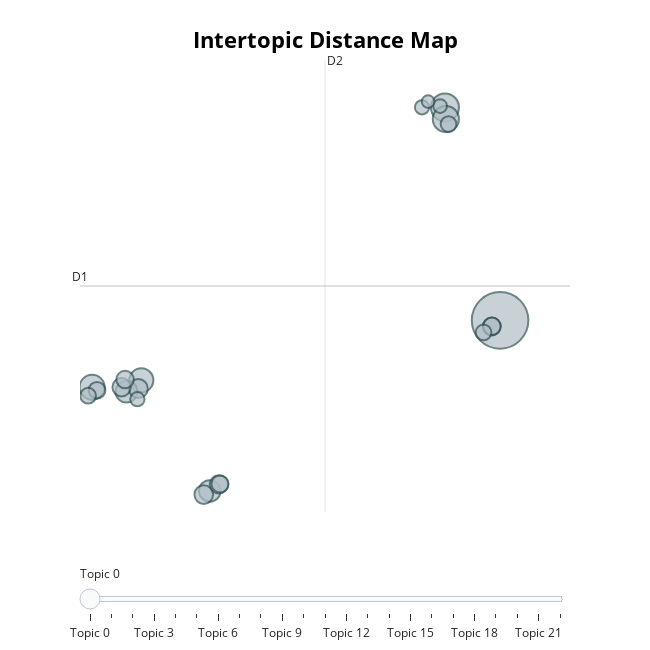

The notebook cell this image was saved under:
### Code cell
topic_model.visualize_topics()

### Figure 1 — Plotly figure (JSON) as saved in the notebook; plotly's stock layout.template omitted (floating-point values rounded to 4 significant figures)
{"data": [{"customdata": [[0, "ethics | ethical | ai | to | of", 220], [1, "education | in | generative | higher | ai", 54], [2, "art | generative | artmaking | from | creativity", 47], [3, "generative | ai | with | transformer | pretrained", 43], [4, "financial | generative | business | customer | marketing", 40], [5, "imaging | medical | discovery | generative | healthcare", 33], [6, "index | monsters | super | humans | ai", 32], [7, "chatgpt | large | language | models | conversational", 25], [8, "details | thanks | frontmatter | bibliographic | nationalbibliothek", 24], [9, "misinformation | generative | from | apathy | left", 23], [10, "governance | democratic | deliberation | global | the", 23], [11, "academic | ethics | plagiarism | writing | education", 22], [12, "ethics | research | generative | medical | communitybased", 21], [13, "workers | job | work | resource | into", 21], [14, "hype | risks | risk | catastrophic | addressing", 20], [15, "adversarial | texttoimage | image | network | networks", 19], [16, "copyright | infringement | ip | legal | comparative", 17], [17, "introduction | chapter | to | visualization | foundations", 17], [18, "preservation | interdisciplinary | cultural | review | approach", 17], [19, "art | ethics | aesthetics | and | digital", 14], [20, "software | llms | engineering | implementation | using", 14], [21, "art | education | creativity | classroom | digital", 13], [22, "art | literacy | intelligence | institute | miseducation", 11]], "hovertemplate": "<b>Topic %{customdata[0]}</b><br>%{customdata[1]}<br>Size: %{customdata[2]}", "legendgroup": "", "marker": {"color": "#B0BEC5", "line": {"color": "DarkSlateGrey", "width": 2}, "size": [220, 54, 47, 43, 40, 33, 32, 25, 24, 23, 23, 22, 21, 21, 20, 19, 17, 17, 17, 14, 14, 13, 11], "sizemode": "area", "sizeref": 0.1375, "symbol": "circle"}, "mode": "markers", "name": "", "orientation": "v", "showlegend": false, "type": "scatter", "x": [17.09, 15.07, 15.1, 2.135, 3.939, 3.395, 6.448, 3.828, 6.229, 3.216, 6.781, 16.78, 16.79, 3.344, 6.824, 2.316, 16.48, 1.99, 15.2, 14.23, 3.794, 14.89, 14.45], "xaxis": "x", "y": [2.921, 13.58, 13.0, -0.4264, -0.08261, -0.6498, -5.623, -0.4903, -5.807, -0.4287, -5.295, 2.614, 2.623, -0.04354, -5.271, -0.5773, 2.315, -0.8543, 12.75, 13.59, -1.027, 13.66, 13.88], "yaxis": "y"}], "layout": {"annotations": [{"showarrow": false, "text": "D1", "x": 1.691, "y": 4.642, "yshift": 10}, {"showarrow": false, "text": "D2", "x": 10.67, "xshift": 10, "y": 15.96}], "height": 650, "hoverlabel": {"bgcolor": "white", "font": {"family": "Rockwell", "size": 16}}, "legend": {"itemsizing": "constant", "tracegroupgap": 0}, "margin": {"t": 60}, "shapes": [{"line": {"color": "#CFD8DC", "width": 2}, "type": "line", "x0": 10.67, "x1": 10.67, "y0": -6.678, "y1": 15.96}, {"line": {"color": "#9E9E9E", "width": 2}, "type": "line", "x0": 1.691, "x1": 19.65, "y0": 4.642, "y1": 4.642}], "sliders": [{"active": 0, "pad": {"t": 50}, "steps": [{"args": [{"marker.color": [["red", "#B0BEC5", "#B0BEC5", "#B0BEC5", "#B0BEC5", "#B0BEC5", "#B0BEC5", "#B0BEC5", "#B0BEC5", "#B0BEC5", "#B0BEC5", "#B0BEC5", "#B0BEC5", "#B0BEC5", "#B0BEC5", "#B0BEC5", "#B0BEC5", "#B0BEC5", "#B0BEC5", "#B0BEC5", "#B0BEC5", "#B0BEC5", "#B0BEC5"]]}], "label": "Topic 0", "method": "update"}, {"args": [{"marker.color": [["#B0BEC5", "red", "#B0BEC5", "#B0BEC5", "#B0BEC5", "#B0BEC5", "#B0BEC5", "#B0BEC5", "#B0BEC5", "#B0BEC5", "#B0BEC5", "#B0BEC5", "#B0BEC5", "#B0BEC5", "#B0BEC5", "#B0BEC5", "#B0BEC5", "#B0BEC5", "#B0BEC5", "#B0BEC5", "#B0BEC5", "#B0BEC5", "#B0BEC5"]]}], "label": "Topic 1", "method": "update"}, {"args": [{"marker.color": [["#B0BEC5", "#B0BEC5", "red", "#B0BEC5", "#B0BEC5", "#B0BEC5", "#B0BEC5", "#B0BEC5", "#B0BEC5", "#B0BEC5", "#B0BEC5", "#B0BEC5", "#B0BEC5", "#B0BEC5", "#B0BEC5", "#B0BEC5", "#B0BEC5", "#B0BEC5", "#B0BEC5", "#B0BEC5", "#B0BEC5", "#B0BEC5", "#B0BEC5"]]}], "label": "Topic 2", "method": "update"}, {"args": [{"marker.color": [["#B0BEC5", "#B0BEC5", "#B0BEC5", "red", "#B0BEC5", "#B0BEC5", "#B0BEC5", "#B0BEC5", "#B0BEC5", "#B0BEC5", "#B0BEC5", "#B0BEC5", "#B0BEC5", "#B0BEC5", "#B0BEC5", "#B0BEC5", "#B0BEC5", "#B0BEC5", "#B0BEC5", "#B0BEC5", "#B0BEC5", "#B0BEC5", "#B0BEC5"]]}], "label": "Topic 3", "method": "update"}, {"args": [{"marker.color": [["#B0BEC5", "#B0BEC5", "#B0BEC5", "#B0BEC5", "red", "#B0BEC5", "#B0BEC5", "#B0BEC5", "#B0BEC5", "#B0BEC5", "#B0BEC5", "#B0BEC5", "#B0BEC5", "#B0BEC5", "#B0BEC5", "#B0BEC5", "#B0BEC5", "#B0BEC5", "#B0BEC5", "#B0BEC5", "#B0BEC5", "#B0BEC5", "#B0BEC5"]]}], "label": "Topic 4", "method": "update"}, {"args": [{"marker.color": [["#B0BEC5", "#B0BEC5", "#B0BEC5", "#B0BEC5", "#B0BEC5", "red", "#B0BEC5", "#B0BEC5", "#B0BEC5", "#B0BEC5", "#B0BEC5", "#B0BEC5", "#B0BEC5", "#B0BEC5", "#B0BEC5", "#B0BEC5", "#B0BEC5", "#B0BEC5", "#B0BEC5", "#B0BEC5", "#B0BEC5", "#B0BEC5", "#B0BEC5"]]}], "label": "Topic 5", "method": "update"}, {"args": [{"marker.color": [["#B0BEC5", "#B0BEC5", "#B0BEC5", "#B0BEC5", "#B0BEC5", "#B0BEC5", "red", "#B0BEC5", "#B0BEC5", "#B0BEC5", "#B0BEC5", "#B0BEC5", "#B0BEC5", "#B0BEC5", "#B0BEC5", "#B0BEC5", "#B0BEC5", "#B0BEC5", "#B0BEC5", "#B0BEC5", "#B0BEC5", "#B0BEC5", "#B0BEC5"]]}], "label": "Topic 6", "method": "update"}, {"args": [{"marker.color": [["#B0BEC5", "#B0BEC5", "#B0BEC5", "#B0BEC5", "#B0BEC5", "#B0BEC5", "#B0BEC5", "red", "#B0BEC5", "#B0BEC5", "#B0BEC5", "#B0BEC5", "#B0BEC5", "#B0BEC5", "#B0BEC5", "#B0BEC5", "#B0BEC5", "#B0BEC5", "#B0BEC5", "#B0BEC5", "#B0BEC5", "#B0BEC5", "#B0BEC5"]]}], "label": "Topic 7", "method": "update"}, {"args": [{"marker.color": [["#B0BEC5", "#B0BEC5", "#B0BEC5", "#B0BEC5", "#B0BEC5", "#B0BEC5", "#B0BEC5", "#B0BEC5", "red", "#B0BEC5", "#B0BEC5", "#B0BEC5", "#B0BEC5", "#B0BEC5", "#B0BEC5", "#B0BEC5", "#B0BEC5", "#B0BEC5", "#B0BEC5", "#B0BEC5", "#B0BEC5", "#B0BEC5", "#B0BEC5"]]}], "label": "Topic 8", "method": "update"}, {"args": [{"marker.color": [["#B0BEC5", "#B0BEC5", "#B0BEC5", "#B0BEC5", "#B0BEC5", "#B0BEC5", "#B0BEC5", "#B0BEC5", "#B0BEC5", "red", "#B0BEC5", "#B0BEC5", "#B0BEC5", "#B0BEC5", "#B0BEC5", "#B0BEC5", "#B0BEC5", "#B0BEC5", "#B0BEC5", "#B0BEC5", "#B0BEC5", "#B0BEC5", "#B0BEC5"]]}], "label": "Topic 9", "method": "update"}, {"args": [{"marker.color": [["#B0BEC5", "#B0BEC5", "#B0BEC5", "#B0BEC5", "#B0BEC5", "#B0BEC5", "#B0BEC5", "#B0BEC5", "#B0BEC5", "#B0BEC5", "red", "#B0BEC5", "#B0BEC5", "#B0BEC5", "#B0BEC5", "#B0BEC5", "#B0BEC5", "#B0BEC5", "#B0BEC5", "#B0BEC5", "#B0BEC5", "#B0BEC5", "#B0BEC5"]]}], "label": "Topic 10", "method": "update"}, {"args": [{"marker.color": [["#B0BEC5", "#B0BEC5", "#B0BEC5", "#B0BEC5", "#B0BEC5", "#B0BEC5", "#B0BEC5", "#B0BEC5", "#B0BEC5", "#B0BEC5", "#B0BEC5", "red", "#B0BEC5", "#B0BEC5", "#B0BEC5", "#B0BEC5", "#B0BEC5", "#B0BEC5", "#B0BEC5", "#B0BEC5", "#B0BEC5", "#B0BEC5", "#B0BEC5"]]}], "label": "Topic 11", "method": "update"}, {"args": [{"marker.color": [["#B0BEC5", "#B0BEC5", "#B0BEC5", "#B0BEC5", "#B0BEC5", "#B0BEC5", "#B0BEC5", "#B0BEC5", "#B0BEC5", "#B0BEC5", "#B0BEC5", "#B0BEC5", "red", "#B0BEC5", "#B0BEC5", "#B0BEC5", "#B0BEC5", "#B0BEC5", "#B0BEC5", "#B0BEC5", "#B0BEC5", "#B0BEC5", "#B0BEC5"]]}], "label": "Topic 12", "method": "update"}, {"args": [{"marker.color": [["#B0BEC5", "#B0BEC5", "#B0BEC5", "#B0BEC5", "#B0BEC5", "#B0BEC5", "#B0BEC5", "#B0BEC5", "#B0BEC5", "#B0BEC5", "#B0BEC5", "#B0BEC5", "#B0BEC5", "red", "#B0BEC5", "#B0BEC5", "#B0BEC5", "#B0BEC5", "#B0BEC5", "#B0BEC5", "#B0BEC5", "#B0BEC5", "#B0BEC5"]]}], "label": "Topic 13", "method": "update"}, {"args": [{"marker.color": [["#B0BEC5", "#B0BEC5", "#B0BEC5", "#B0BEC5", "#B0BEC5", "#B0BEC5", "#B0BEC5", "#B0BEC5", "#B0BEC5", "#B0BEC5", "#B0BEC5", "#B0BEC5", "#B0BEC5", "#B0BEC5", "red", "#B0BEC5", "#B0BEC5", "#B0BEC5", "#B0BEC5", "#B0BEC5", "#B0BEC5", "#B0BEC5", "#B0BEC5"]]}], "label": "Topic 14", "method": "update"}, {"args": [{"marker.color": [["#B0BEC5", "#B0BEC5", "#B0BEC5", "#B0BEC5", "#B0BEC5", "#B0BEC5", "#B0BEC5", "#B0BEC5", "#B0BEC5", "#B0BEC5", "#B0BEC5", "#B0BEC5", "#B0BEC5", "#B0BEC5", "#B0BEC5", "red", "#B0BEC5", "#B0BEC5", "#B0BEC5", "#B0BEC5", "#B0BEC5", "#B0BEC5", "#B0BEC5"]]}], "label": "Topic 15", "method": "update"}, {"args": [{"marker.color": [["#B0BEC5", "#B0BEC5", "#B0BEC5", "#B0BEC5", "#B0BEC5", "#B0BEC5", "#B0BEC5", "#B0BEC5", "#B0BEC5", "#B0BEC5", "#B0BEC5", "#B0BEC5", "#B0BEC5", "#B0BEC5", "#B0BEC5", "#B0BEC5", "red", "#B0BEC5", "#B0BEC5", "#B0BEC5", "#B0BEC5", "#B0BEC5", "#B0BEC5"]]}], "label": "Topic 16", "method": "update"}, {"args": [{"marker.color": [["#B0BEC5", "#B0BEC5", "#B0BEC5", "#B0BEC5", "#B0BEC5", "#B0BEC5", "#B0BEC5", "#B0BEC5", "#B0BEC5", "#B0BEC5", "#B0BEC5", "#B0BEC5", "#B0BEC5", "#B0BEC5", "#B0BEC5", "#B0BEC5", "#B0BEC5", "red", "#B0BEC5", "#B0BEC5", "#B0BEC5", "#B0BEC5", "#B0BEC5"]]}], "label": "Topic 17", "method": "update"}, {"args": [{"marker.color": [["#B0BEC5", "#B0BEC5", "#B0BEC5", "#B0BEC5", "#B0BEC5", "#B0BEC5", "#B0BEC5", "#B0BEC5", "#B0BEC5", "#B0BEC5", "#B0BEC5", "#B0BEC5", "#B0BEC5", "#B0BEC5", "#B0BEC5", "#B0BEC5", "#B0BEC5", "#B0BEC5", "red", "#B0BEC5", "#B0BEC5", "#B0BEC5", "#B0BEC5"]]}], "label": "Topic 18", "method": "update"}, {"args": [{"marker.color": [["#B0BEC5", "#B0BEC5", "#B0BEC5", "#B0BEC5", "#B0BEC5", "#B0BEC5", "#B0BEC5", "#B0BEC5", "#B0BEC5", "#B0BEC5", "#B0BEC5", "#B0BEC5", "#B0BEC5", "#B0BEC5", "#B0BEC5", "#B0BEC5", "#B0BEC5", "#B0BEC5", "#B0BEC5", "red", "#B0BEC5", "#B0BEC5", "#B0BEC5"]]}], "label": "Topic 19", "method": "update"}, {"args": [{"marker.color": [["#B0BEC5", "#B0BEC5", "#B0BEC5", "#B0BEC5", "#B0BEC5", "#B0BEC5", "#B0BEC5", "#B0BEC5", "#B0BEC5", "#B0BEC5", "#B0BEC5", "#B0BEC5", "#B0BEC5", "#B0BEC5", "#B0BEC5", "#B0BEC5", "#B0BEC5", "#B0BEC5", "#B0BEC5", "#B0BEC5", "red", "#B0BEC5", "#B0BEC5"]]}], "label": "Topic 20", "method": "update"}, {"args": [{"marker.color": [["#B0BEC5", "#B0BEC5", "#B0BEC5", "#B0BEC5", "#B0BEC5", "#B0BEC5", "#B0BEC5", "#B0BEC5", "#B0BEC5", "#B0BEC5", "#B0BEC5", "#B0BEC5", "#B0BEC5", "#B0BEC5", "#B0BEC5", "#B0BEC5", "#B0BEC5", "#B0BEC5", "#B0BEC5", "#B0BEC5", "#B0BEC5", "red", "#B0BEC5"]]}], "label": "Topic 21", "method": "update"}, {"args": [{"marker.color": [["#B0BEC5", "#B0BEC5", "#B0BEC5", "#B0BEC5", "#B0BEC5", "#B0BEC5", "#B0BEC5", "#B0BEC5", "#B0BEC5", "#B0BEC5", "#B0BEC5", "#B0BEC5", "#B0BEC5", "#B0BEC5", "#B0BEC5", "#B0BEC5", "#B0BEC5", "#B0BEC5", "#B0BEC5", "#B0BEC5", "#B0BEC5", "#B0BEC5", "red"]]}], "label": "Topic 22", "method": "update"}]}], "title": {"font": {"color": "Black", "size": 22}, "text": "<b>Intertopic Distance Map</b>", "x": 0.5, "xanchor": "center", "y": 0.95, "yanchor": "top"}, "width": 650, "xaxis": {"anchor": "y", "domain": [0, 1], "range": [1.691, 19.65], "title": {"text": ""}, "visible": false}, "yaxis": {"anchor": "x", "domain": [0, 1], "range": [-6.678, 15.96], "title": {"text": ""}, "visible": false}}}
